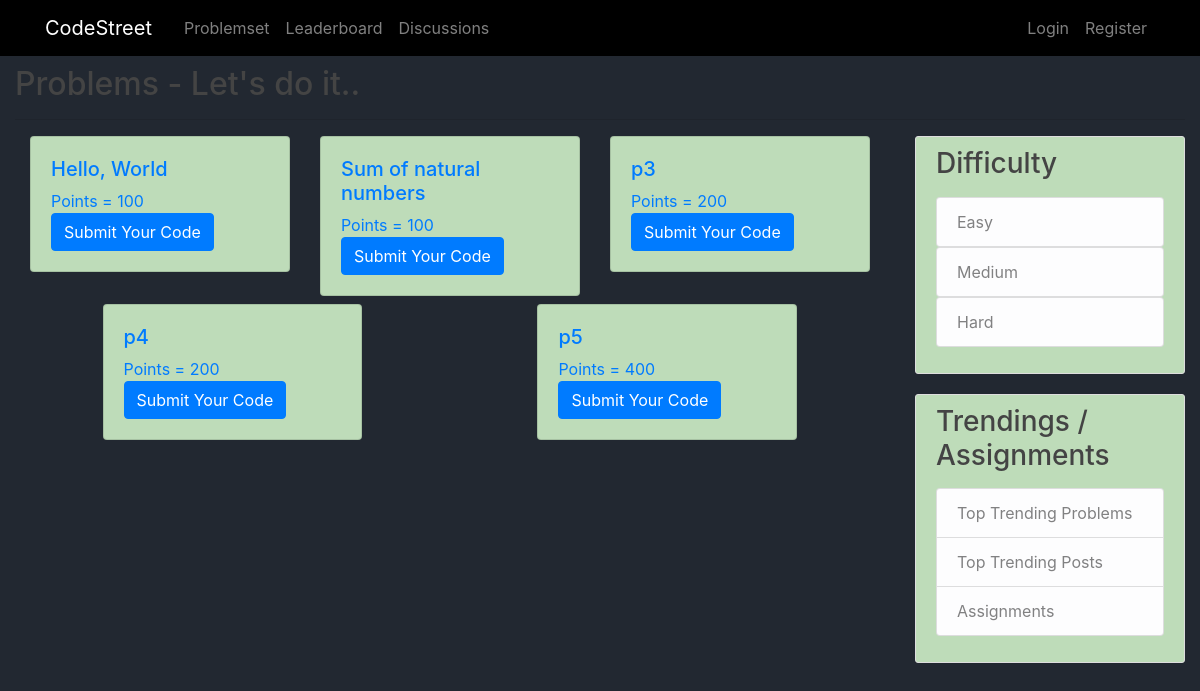
The page / on the database its author committed.
### problemset/models.py (models this page shows, shortened)
class Problem(models.Model):
    title = models.CharField(max_length=50)
    description = models.TextField(max_length=10000)
    points = models.IntegerField(default=100)
    category = models.ForeignKey(Category, on_delete=models.CASCADE, default=1)
    test_case = models.TextField(max_length=10000, null=set)
    hidden_test_cases = models.TextField(max_length=10000000, null=set)
    constraints = models.TextField(max_length=1000, null=set)
    @staticmethod
    def get_all_objects():
        return Problem.objects.all()

class Category(models.Model):
    title = models.CharField(max_length=20, default='Easy')
    @staticmethod
    def get_all_objects():
        return Category.objects.all()

### problemset/views.py (the view)
# urls.py: 2. Add a URL to urlpatterns:  path('', views.home, name='home')
def home(request):
    problems = None
    categories = Category.get_all_objects()
    category_ID = request.GET.get('category')
    print(category_ID)
    if category_ID:
        problems = Problem.get_all_objects_by_categoryid(category_ID)
    else:
        problems = Problem.get_all_objects()
    data = {}
    data['problems'] = problems
    data['categories'] = categories
    print('you are : ' ,request.session.get('email'))
    return render(request, 'problemset/home.html', data)

### problemset/templates/problemset/home.html
{% extends "problemset/base.html"%}
{% block content %}
<div class="container-fluid">
<h2> Problems - Let's do it..</h2>
<hr>
<div class="row problembox">
    <div class="col-md-9">
        <div class="row mx-auto" >
        {% for problem in problems %}
            <div class="col-sm-4 mx-auto mb-2">
                <div class="card"  style="background-color: #BEDCB9;">
                <div class="card-body">
                    <h5><a class="card-title" href="{% url 'problemset-problem' problem.id %}">{{ problem.title }}</h5>
                    <p class="card-text">Points = {{problem.points}} </p>
                    <a href="#" class="btn btn-primary">Submit Your Code</a>
                </div>
                </div>
            </div>
        {% endfor %}
        </div>
    </div>
    <div class="col-md-3">
        <div class="content-section">
            <h3>Difficulty</h3>
            <p class='text-muted'>
            <ul class="list-group">
                {% for category in categories %}
                <a href="?category={{category.id}}"><li class="list-group-item list-group-item-light">{{ category.title }}</li></a>
                {% endfor %}
            </ul>
            </p>
        </div>
        <div class="content-section">
            <h3> Trendings / Assignments </h3>
            <p class='text-muted'>
            <ul class="list-group">
                <li class="list-group-item list-group-item-light">Top Trending Problems</li>
                <li class="list-group-item list-group-item-light">Top Trending Posts</li>
                <li class="list-group-item list-group-item-light">Assignments</li>
            </ul>
            </p>
        </div>
    </div>
</div>
</div>
{% endblock %}

### problemset/static/problemset/main.css (style rules this page uses)
.main-body { background: #222831; }
h1, h2, h3, h4, h5, h6 { color: #444444; }
ul { margin: 0; }
.content-section { background: #BEDCB9; padding: 10px 20px; border: 1px solid #dddddd; border-radius: 3px; margin-bottom: 20px; }

### rows shown on the page
Problem: title "Hello, World", points "100"
Problem: title "Sum of natural numbers", points "100"
Problem: title "p3", points "200"
Problem: title "p4", points "200"
Problem: title "p5", points "400"
Category: title "Easy"
Category: title "Medium"
Category: title "Hard"
